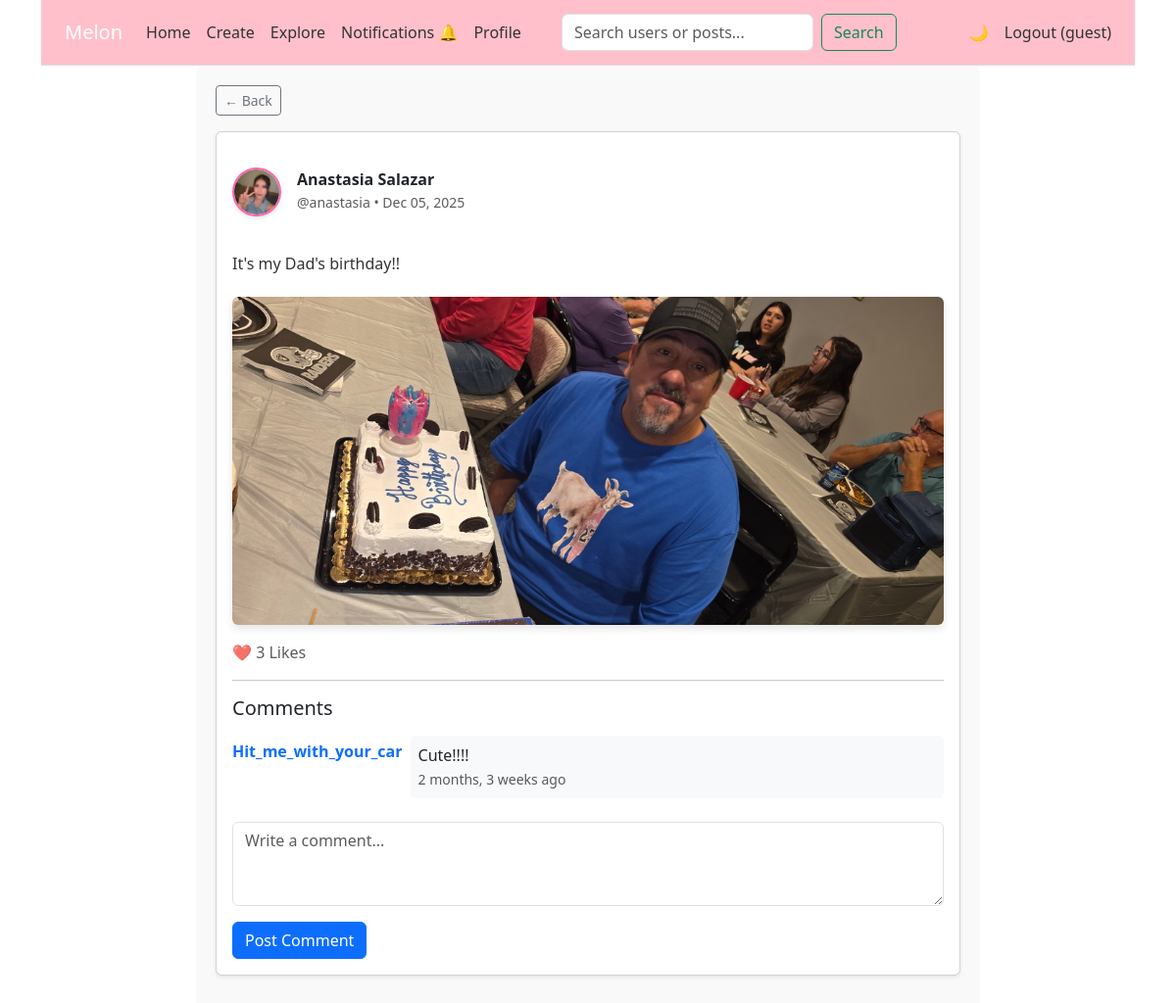
Screenshot of /post/3/ (signed in) with the database file from the repository.
### myapp/models.py (models this page shows, shortened)
class Post(models.Model):
    author = models.ForeignKey(User, on_delete=models.CASCADE, related_name='posts')
    content = models.TextField()
    image = models.ImageField(upload_to='posts/', blank=True)
    created_at = models.DateTimeField(auto_now_add=True)  # Changed to snake_case for consistency

class UserProfile(models.Model):
    user = models.OneToOneField(User, on_delete=models.CASCADE)
    phone_number = models.CharField(max_length=15, blank=True)
    profile_picture = models.ImageField(upload_to='profile_pics/', blank=True, null=True)
    biography = models.TextField(max_length=500, blank=True, help_text="Tell us about yourself!")
    created_at = models.DateTimeField(auto_now_add=True)

class Comment(models.Model):
    author = models.ForeignKey(User, on_delete=models.CASCADE)
    post = models.ForeignKey(Post, on_delete=models.CASCADE, related_name='comments')
    text = models.TextField()
    created_at = models.DateTimeField(auto_now_add=True)  # Changed to snake_case

### myapp/views.py (the view)
# urls.py: path('post/<int:post_id>/', views.post_detail, name='post'),  # Added trailing slash
def post_detail(request, post_id):
    post = get_object_or_404(Post, id=post_id)
    comments = post.comments.all()
    if request.method == 'POST':
        form = CommentForm(request.POST)
        if form.is_valid():
            comment = form.save(commit=False)
            comment.post = post
            comment.author = request.user
            comment.save()
            return redirect('post', post_id=post_id)
    else:
        form = CommentForm()
    return render(request, 'post.html', {
        'post': post,
        'comments': comments,
        'form': form,
    })

### myapp/forms.py
class CommentForm(forms.ModelForm):
    class Meta:
        model = Comment
        fields = ['text']
        widgets = {
            'text': forms.Textarea(attrs={
                'class': 'form-control',
                'placeholder': 'Write a comment...',
                'rows': 3,
            })
        }
        labels = {
            'text': 'Comment'
        }
    def __init__(self, *args, **kwargs):
        super().__init__(*args, **kwargs)
        self.fields['text'].required = True

### myapp/context_processors.py (called while the page is built)
def notification_count(request):
    if request.user.is_authenticated:
        count = Notification.objects.filter(receiver=request.user, is_read=False).count()
        return {'notif_count': count}
    return {}

### templates/post.html (shortened to what this page needs)
{% extends 'base.html' %}
{% load static %}
{% block content %}
<div class="centered-container">
    <div class="mb-3">
        <a href="javascript:history.back()" class="btn btn-outline-secondary btn-sm">← Back</a>
    </div>
    <div class="card shadow-sm mb-4">
        <div class="card-body">
            <div class="d-flex align-items-center mb-3">
                <a href="{% url 'profile' post.author.username %}" class="text-decoration-none text-dark d-flex align-items-center">
                    <div class="profile-pic-container me-3">
                        {% if post.author.userprofile.profile_picture %}
                            <img src="{{ post.author.userprofile.profile_picture.url }}"
                                 alt="{{ post.author.username }}'s profile"
                                 class="profile-pic">
                        {% else %}
                            <div class="profile-pic-placeholder">
                                {{ post.author.first_name|first|upper }}{{ post.author.last_name|first|upper }}
                            </div>
                        {% endif %}
                    </div>
                    <div>
                        <h6 class="mb-0">
                            <strong>{{ post.author.get_full_name|default:post.author.username }}</strong>
                        </h6>
                        <small class="text-muted">@{{ post.author.username }} • {{ post.created_at|date:"M d, Y" }}</small>
                    </div>
                </a>
            </div>
            <p class="card-text post-content text-break">{{ post.content }}</p>
            {% if post.image %}
                <img src="{{ post.image.url }}" class="img-fluid rounded mb-3 w-100" alt="Post image">
            {% endif %}
            <div class="text-muted mb-3">
                ❤️ {{ post.likes.count }} Likes
            </div>
            <hr>
            <h5 class="mb-3">Comments</h5>
            <div class="comments-list mb-4">
                {% for comment in comments %}
                    <div class="d-flex mb-3">
                        <div class="me-2 mt-1">
                            <a href="{% url 'profile' comment.author.username %}" class="text-decoration-none">
                                <strong>{{ comment.author.username }}</strong>
                            </a>
                        </div>
                        <div class="flex-grow-1 bg-light p-2 rounded">
                            <p class="mb-0 text-break">{{ comment.text }}</p>
                            <small class="text-muted">{{ comment.created_at|timesince }} ago</small>
                        </div>
                    </div>
                {% empty %}
                    <p class="text-muted text-center py-3">No comments yet. Be the first to share your thoughts!</p>
                {% endfor %}
            </div>
            {% if user.is_authenticated %}
                <form method="POST" class="mt-4">
                    <div class="mb-3">
                        {{ form.text }}
                    </div>
                    <button type="submit" class="btn btn-primary">Post Comment</button>
                </form>
            {% else %}
                <div class="alert alert-light text-center">
                    <a href="{% url 'login' %}">Log in</a> to leave a comment.
                </div>
            {% endif %}
        </div>
    </div>
</div>
{% endblock %}

### templates/base.html (shortened to what this page needs)
{% load static %}
<!DOCTYPE html>
<html lang="en">
<head>
    <link href="https://cdn.jsdelivr.net/npm/bootstrap@5.3.2/dist/css/bootstrap.min.css" rel="stylesheet">
    <link rel="stylesheet" type="text/css" href="{% static 'style.css' %}"/>
</head>
<body>
<div class="page-wrapper">
    <div class="container">
        <nav class="navbar navbar-expand-lg navbar-light bg-light" style="background-color: pink;">
            <a class="navbar-brand ps-3" href="#">Melon</a>
            <div class="collapse navbar-collapse" id="navbarNav" style="">
                <ul class="navbar-nav">
                    <li class="nav-item">
                        <a class="nav-link" href="/">Home</a>
                    </li>
                    <li class="nav-item">
                        <a class="nav-link" href="/create/">Create</a>
                    </li>
                    <li class="nav-item">
                        <a class="nav-link" href="/explore/">Explore</a>
                    </li>
                    {% if user.is_authenticated %}
                    <li class="nav-item">
                        <a class="nav-link" href="{% url 'notifications' %}">
                            Notifications 🔔
                        </a>
                    </li>
                    {% endif %}
                    <li class="nav-item">
                        {% if user.is_authenticated %}
                            <a class="nav-link" href="{% url 'profile' user.username %}">Profile</a>
                        {% else %}
                            <a class="nav-link" href="{% url 'login' %}">Profile</a>
                        {% endif %}
                    </li>
                </ul>
                <form class="d-flex mx-auto" action="{% url 'search' %}" method="GET">
                    <input class="form-control me-2" type="search" name="q" placeholder="Search users or posts..." aria-label="Search">
                    <button class="btn btn-outline-success" type="submit">Search</button>
                </form>
                <ul class="navbar-nav ms-auto pe-3">
                    <li class="nav-item">
                        <button id="darkModeToggle" class="nav-link btn btn-link">🌙</button>
                    </li>
                    {% if user.is_authenticated %}
                        <li class="nav-item">
                            <a class="nav-link" href="{% url 'logout' %}">Logout ({{ user.username }})</a>
                        </li>
                    {% else %}
                        <li class="nav-item">
                            <a class="nav-link" href="{% url 'login' %}">Login</a>
                        </li>
                    {% endif %}
                </ul>
            </div>
        </nav>
    </div>
    <div class="container">{% block content %}{% endblock %}</div>
</div>
</body>
</html>

### static/style.css (style rules this page uses)
body { font-family: "Segoe UI", system-ui, sans-serif; margin: 0; padding: 0; color: black; background-color: #f0f0f0; }
.navbar { border-bottom: 1px solid #ddd; background-color: pink !important; }
.navbar-brand { color: white !important; padding: 10px 0 !important; padding-left: 1.5rem !important; }
.navbar-nav .nav-link { color: #333 !important; }
.page-wrapper { width: 100%; max-width: 1200px; margin: 0 auto; background-color: #fff; min-height: 100vh; display: flex; flex-direction: column; }
.centered-container { width: 80%; max-width: 800px; margin: 0 auto; padding: 20px; background-color: #f9f9f9; border-radius: 8px; }
button { background-color: hotpink; color: white; padding: 12px 24px; border: none; border-radius: 6px; font-size: 16px; cursor: pointer; transition: background-color 0.3s ease; }
img { max-width: 100%; height: auto; border-radius: 8px; box-shadow: 0 4px 8px rgba(0,0,0,0.1); display: block; margin: 20px auto; }
.post-content { font-size: 16px; line-height: 1.6; color: #333; margin: 10px 0; }
.profile-pic { width: 50px; height: 50px; border-radius: 50%; object-fit: cover; border: 2px solid #ff69b4; box-shadow: 0 2px 4px rgba(0,0,0,0.1); }

### rows the page displays
Post: author.userprofile.profile_picture (picture), author.get_full_name "Anastasia Salazar", author.username "anastasia", created_at "Dec 05, 2025", content "It's my Dad's birthday!!", image (picture), likes.count "3"
Comment: author.username "Hit_me_with_your_car", text "Cute!!!!", created_at "2 months, 3 weeks"

### other values shown
{{ user.username }} "guest"
